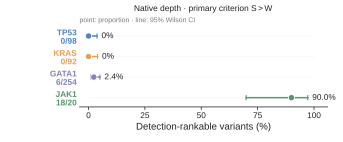

Write Python code to recreate this figure.
"""Fig. 3h — detection-rankable variants at native depth with Wilson CIs."""
from __future__ import annotations

import fig3_common as S

# Publication contract inherited from fig3_common: Arial/Helvetica sans-serif;
# svg.fonttype="none"; pdf.fonttype=42; exports .svg, .pdf, .png and .tiff at dpi=600.
# Final assembled figure target: width_mm = 183.
W_MM, H_MM = 87.0, 36.0


def main() -> None:
    S.apply_style()
    native = S.read_json("unrankable_canonical.json")["canonical_native"]
    fig = S.figure(W_MM, H_MM)
    ax = fig.add_axes([0.23, 0.24, 0.73, 0.57])

    counts = {}
    for gene in S.GENE_ORDER:
        n = int(native[gene]["n"])
        rank_pct = 100.0 - float(native[gene]["ur"])
        k = int(round(rank_pct * n / 100.0))
        counts[gene] = (k, n)

    y_positions = list(range(len(S.GENE_ORDER)))[::-1]
    for y, gene in zip(y_positions, S.GENE_ORDER):
        k, n = counts[gene]
        estimate = 100.0 * k / n
        lo, hi = S.wilson_interval(k, n)
        lo, hi = 100.0 * lo, 100.0 * hi
        color = S.GENE_COLORS[gene]
        ax.plot([0, 100], [y, y], color=S.PALE_GREY, lw=0.55, zorder=0)
        ax.plot([lo, hi], [y, y], color=color, lw=1.1, zorder=2)
        ax.plot([lo, lo], [y - 0.10, y + 0.10], color=color, lw=0.8)
        ax.plot([hi, hi], [y - 0.10, y + 0.10], color=color, lw=0.8)
        ax.plot(
            estimate,
            y,
            marker="o",
            ms=4.6,
            mfc=color,
            mec="white",
            mew=0.6,
            zorder=4,
            clip_on=False,
        )
        label_x = max(estimate, hi) + 2.0
        label = f"{estimate:.1f}%" if estimate not in (0.0, 100.0) else f"{estimate:.0f}%"
        ax.text(
            label_x,
            y,
            label,
            ha="left",
            va="center",
            fontsize=6.0,
            color=S.INK,
        )

    labels = [f"{g}\n{counts[g][0]}/{counts[g][1]}" for g in S.GENE_ORDER]
    ax.set_yticks(y_positions)
    ax.set_yticklabels(labels, linespacing=1.08)
    S.gene_ticklabels(ax, "y")
    ax.set_xlim(-4, 106)
    ax.set_ylim(-0.45, 3.45)
    ax.set_xticks([0, 25, 50, 75, 100])
    ax.set_xlabel("Detection-rankable variants (%)", labelpad=2)
    ax.tick_params(axis="y", length=0, pad=2)
    ax.tick_params(axis="x", pad=1.5)
    S.despine(ax, keep=("bottom",))
    fig.text(
        0.23,
        0.855,
        "point: proportion · line: 95% Wilson CI",
        ha="left",
        va="center",
        fontsize=5.0,
        color=S.GREY,
    )
    fig.text(
        0.595,
        0.965,
        r"Native depth · primary criterion $S>W$",
        ha="center",
        va="top",
        fontsize=6.1,
    )
    S.save(fig, "fig3h_native_rankability")


if __name__ == "__main__":
    main()
